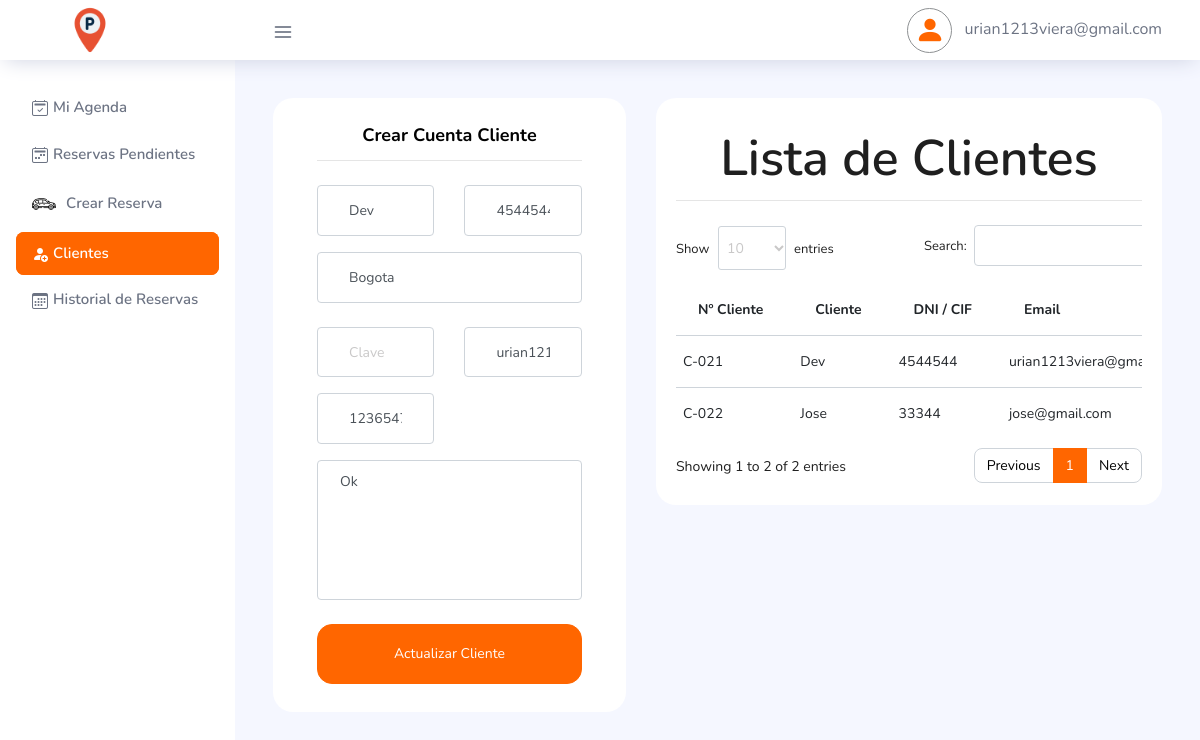
/dashboard/CrearCliente.php?idCliente=21 (signed in), run on an earlier commit of the app's database.
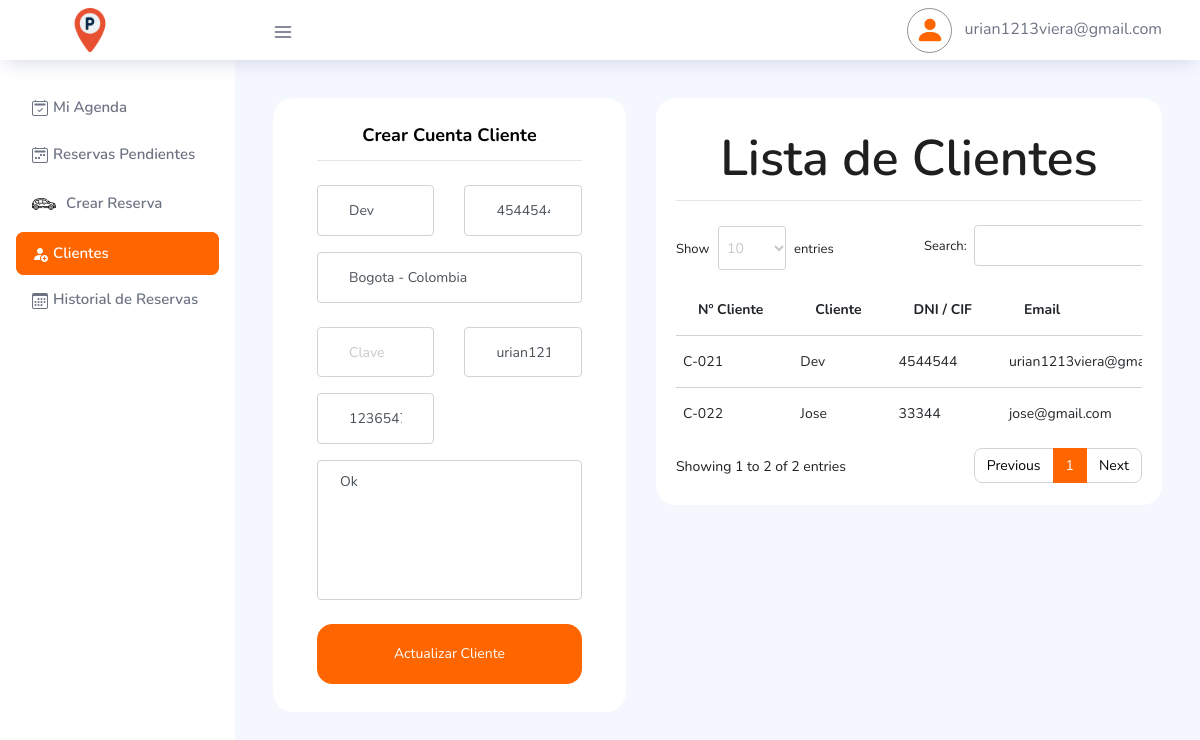
And on a later commit of the database.
### tables this page shows
CREATE TABLE `tbl_clientes` (
  `IdUser` int(10) NOT NULL AUTO_INCREMENT,
  `emailUser` varchar(50) DEFAULT NULL,
  `passwordUser` varchar(250) DEFAULT NULL,
  `nombre_completo` varchar(250) DEFAULT NULL,
  `din` char(50) DEFAULT NULL,
  `direccion_completa` mediumtext DEFAULT NULL,
  `tlf` varchar(20) DEFAULT NULL,
  `conocido_por` varchar(60) DEFAULT NULL,
  `observaciones` mediumtext DEFAULT NULL,
  `terminos` int(11) DEFAULT 1,
  `rol` int(11) DEFAULT 0,
  `sesionDesde` varchar(30) DEFAULT NULL,
  `sesionHasta` varchar(30) DEFAULT NULL,
  `createUser` varchar(30) DEFAULT NULL,
  PRIMARY KEY (`IdUser`)
);

### dashboard/funciones.php (called while the page is built, shortened)
<?php
   function getClientes($con)
   {
       $sqlClientes = ("SELECT * FROM tbl_clientes ORDER BY IdUser DESC");
       $queryC = mysqli_query($con, $sqlClientes);
       return $queryC;
   }
   function infoClienteBD($con, $idCliente)
   {
       $infoCliente = "SELECT
                   c.IdUser,
                   c.emailUser,
                   c.nombre_completo,
                   c.din,
                   c.direccion_completa,
                   c.tlf,
                   c.observaciones
               FROM tbl_clientes AS  c
               WHERE IdUser='$idCliente' LIMIT 1";
       $query = mysqli_query($con, $infoCliente);
       $data = mysqli_fetch_assoc($query);
       return $data;
   }
   ?>

### dashboard/CrearCliente.php (the view, shortened to what the changed rows need)
<?php
if (isset($_SESSION['emailUser']) != "" && $_SESSION['rol'] == 1) {
?>
    <!DOCTYPE html>
    <html lang="es">
    <body>
        <div class="container-scroller">
            <?php include 'bases/navbar.php' ?>
            <div class="container-fluid page-body-wrapper">
                <?php
                include 'bases/nav.php';
                include 'funciones.php';
                $clientesBD = getClientes($con);
                if (isset($_GET['idCliente'])) {
                    $idCliente = $_GET['idCliente'];
                    $infoCliente = infoClienteBD($con, $idCliente);
                }
                ?>
                <div class="main-panel">
                    <div class="content-wrapper">
                        <div class="row justify-content-md-center">
                            <div class="col-md-5 grid-margin">
                                <div class="card">
                                    <div class="card-body">
                                        <div class="auth-form-light py-2 px-4">
                                            <h1 class="card-title text-center mb-4">Crear Cuenta Cliente
                                                <hr>
                                            </h1>
                                            <form action="funciones.php" method="post" autocomplete="off">
                                                <div class="row mb-2">
                                                    <div class="col-md-6 mb-2">
                                                        <input type="text" name="nombre_completo" class="form-control form-control-lg" required="" placeholder="Nombre completo / Razón social" value="<?php echo isset($infoCliente['nombre_completo']) ? $infoCliente['nombre_completo'] : ''; ?>">
                                                    </div>
                                                    <div class="col-md-6">
                                                        <input type="text" name="din" class="form-control form-control-lg" placeholder="DNI / CIF" value="<?php echo isset($infoCliente['din']) ? $infoCliente['din'] : ''; ?>">
                                                    </div>
                                                </div>
                                                <div class="form-group">
                                                    <input type="text" name="direccion_completa" class="form-control form-control-lg" placeholder="Dirección completa" value="<?php echo isset($infoCliente['direccion_completa']) ? $infoCliente['direccion_completa'] : ''; ?>">
                                                </div>
                                                <div class="row mb-2">
                                                    <div class="col-md-6 mb-2">
                                                        <input type="password" name="passwordUser" class="form-control form-control-lg" placeholder="Clave" <?php (isset($infoCliente['IdUser'])) ? '' : 'required'; ?>>
                                                    </div>
                                                    <div class="col-md-6 mb-2">
                                                        <input type="email" name="emailUser" class="form-control form-control-lg" placeholder="Email" value="<?php echo isset($infoCliente['emailUser']) ? $infoCliente['emailUser'] : ''; ?>">
                                                    </div>
                                                </div>
                                                <div class="row mb-2">
                                                    <div class="col-md-6 mb-2">
                                                        <input type="text" name="tlf" class="form-control form-control-lg" placeholder="Teléfono" value="<?php echo isset($infoCliente['tlf']) ? $infoCliente['tlf'] : ''; ?>">
                                                    </div>
                                                </div>
                                                <div class="form-group">
                                                    <div class="form-floating">
                                                        <textarea class="form-control" name="observaciones" placeholder="Observaciones" style="height: 140px"><?php echo isset($infoCliente['observaciones']) ? $infoCliente['observaciones'] : ''; ?></textarea>
                                                    </div>
                                                </div>
                                                <div class="mt-3">
                                                    <?php if (isset($infoCliente['IdUser'])) { ?>
                                                        <button type="submit" class="btn btn-block btn-primary btn-lg font-weight-medium auth-form-btn">
                                                            Actualizar Cliente
                                                        </button>
                                                    <?php } else { ?>
                                                        <button type="submit" class="btn btn-block btn-primary btn-lg font-weight-medium auth-form-btn">
                                                            Registrar Cliente
                                                        </button>
                                                    <?php } ?>
                                                </div>
                                            </form>
                                        </div>
                                    </div>
                                </div>
                            </div>
                            <div class="col-md-7">
                                <div class="card">
                                    <div class="card-body mt-3">
                                        <h1 class="text-center mb-4">Lista de Clientes
                                            <hr>
                                        </h1>
                                        <div class="table-responsive">
                                            <table id="MiTabla" class="table table-hover">
                                                <thead>
                                                    <tr>
                                                        <th>Nº Cliente</th>
                                                        <th>Cliente</th>
                                                        <th>DNI / CIF</th>
                                                        <th>Email</th>
                                                    </tr>
                                                </thead>
                                                <tbody>
                                                    <?php
                                                    while ($row = mysqli_fetch_array($clientesBD)) { ?>
                                                        <tr>
                                                            <td class="custom_td">
                                                                <?php
                                                                $reserva_id = $row["IdUser"];
                                                                if ($reserva_id < 10) {
                                                                    echo 'C-00' . $reserva_id;
                                                                } elseif ($reserva_id < 100) {
                                                                    echo 'C-0' . $reserva_id;
                                                                } else {
                                                                    echo 'C-' . $reserva_id;
                                                                }
                                                                ?>
                                                            </td>
                                                            <td class="custom_td"><?php echo $row["nombre_completo"]; ?></td>
                                                            <td class="custom_td"><?php echo $row["din"]; ?></td>
                                                            <td class="custom_td"><?php echo $row["emailUser"]; ?></td>
                                                        </tr>
                                                    <?php } ?>
                                                </tbody>
                                            </table>
                                        </div>
                                    </div>
                                </div>
                            </div>
                        </div>
                    </div>
                </div>
            </div>
        </div>
    </body>
    </html>
<?php
} else { ?>
    <script type="text/javascript">
        location.href = "../acciones/login/exit.php";
    </script>
<?php }  ?>

What changed in the data, as far as the page shows it:
changed tbl_clientes "Dev": direccion_completa "Bogota" → "Bogota - Colombia"
